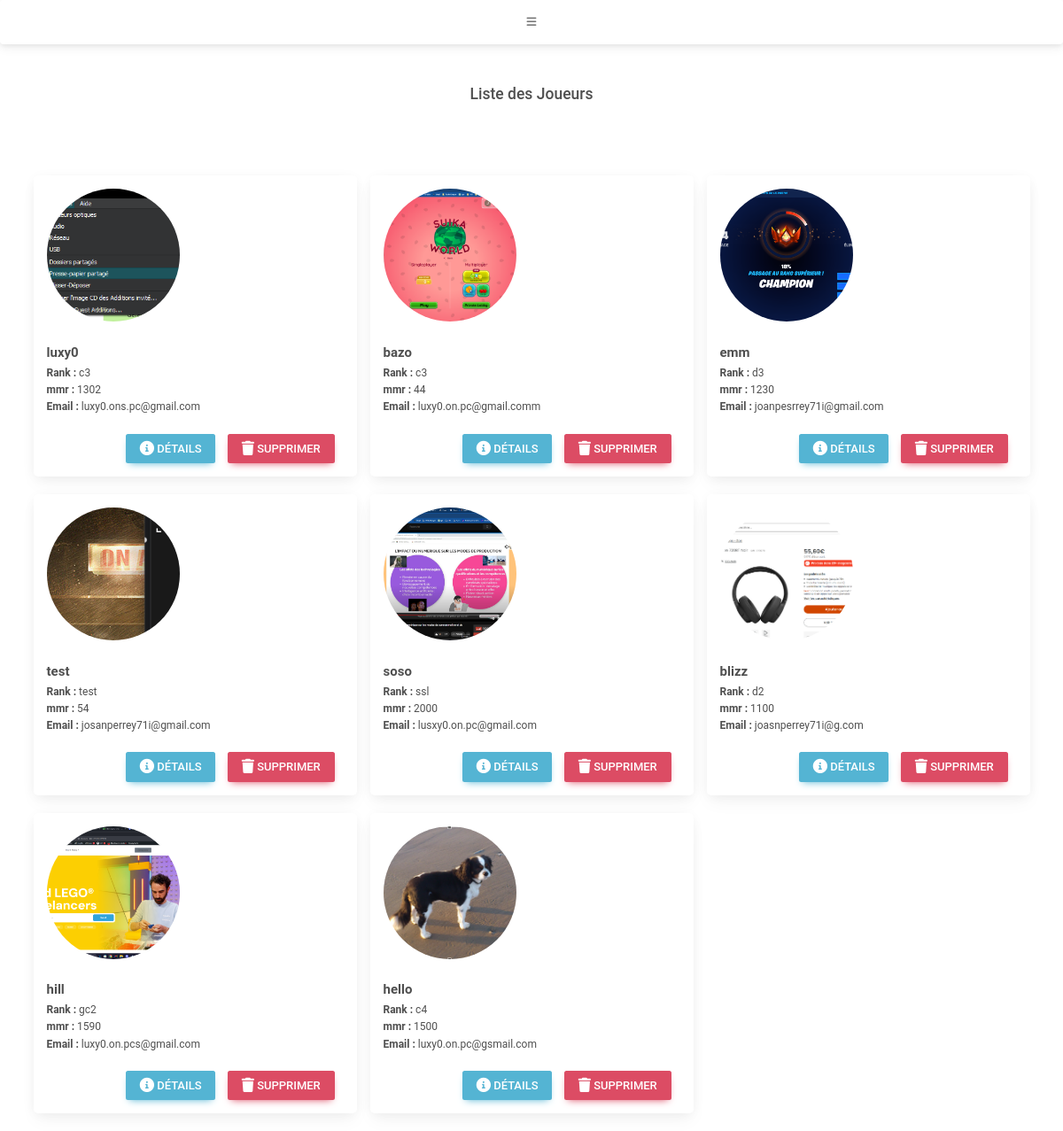
/MVC_Advanced_Perso/index.php, run on the app's committed database.
### tables this page shows
CREATE TABLE IF NOT EXISTS `joueur` (
  `idjoueur` int NOT NULL AUTO_INCREMENT,
  `pseudo` varchar(64) NOT NULL,
  `rankrl` varchar(64) NOT NULL,
  `mmr` int NOT NULL,
  `email` varchar(128) NOT NULL,
  `photo` varchar(255) DEFAULT NULL,
  PRIMARY KEY (`idjoueur`),
  KEY `email` (`email`)
);

### MVC_Advanced_Perso/model/Joueur.php (called while the page is built, shortened)
<?php
    class Joueur{
        private $table='Joueur';
        private $connexion;
        public function __construct($connexion) {
            $this->connexion= $connexion;
        }
        public function getAll(){
            $query = $this->connexion->prepare("SELECT idjoueur,pseudo,rankrl,mmr,email,photo FROM ".$this->table);
            $query->execute();
            $result = $query->fetchAll();
            return $result;
        }
    }

### MVC_Advanced_Perso/core/connecteur.php (called while the page is built, shortened)
<?php
    class Connecteur{
            private $driver;
            private $host, $user, $pass, $database, $charset;
            public function __construct(){
                $this->driver=DB_DRIVER;
                $this->host=DB_HOST;
                $this->user=DB_USER;
                $this->pass=DB_PASS;
                $this->database=DB_DATABASE;
                $this->charset=DB_CHARSET;
            }
            public function connexion(){
                $bdd = $this->driver . ':host=' . $this->host . ';dbname=' .
                    $this->database . ';charset=' . $this->charset;
                try{
                    $connection = new PDO($bdd, $this->user, $this->pass);
                    $connection->setAttribute(PDO::ATTR_ERRMODE, PDO::ERRMODE_EXCEPTION);
                    return $connection;
                }catch (PDOException $e){
                    throw new Exception('Probleme de connexion à la base
                        de donnée. Merci de prévenir votre administrateur');
                }
            }
    }
?>

### MVC_Advanced_Perso/view/indexView.php (the view, shortened to what this page needs)
<!DOCTYPE html>
<html lang="fr">
<head>
    <link href="//maxcdn.bootstrapcdn.com/bootstrap/3.2.0/css/bootstrap.min.css" rel="stylesheet" type="text/css" />
    <link rel="stylesheet" href="https://cdnjs.cloudflare.com/ajax/libs/font-awesome/6.0.0-beta3/css/all.min.css">
</head>
<body>
    <?php include 'composantView/navBar.php'; ?>
    <div class="container">
        <h3 class="text-center">Liste des Joueurs</h3> <br> <br> <br>
        <div class="row">
            <?php foreach($data["joueurs"] as $joueur) { ?>
                <div class="col-lg-4 col-md-6">
                    <div class="card">
                        <div class="card-body">
                            <img src="<?php echo $joueur["photo"]; ?>" alt="Photo de profil" class="photo-profil"><br> <br>
                            <h5 class="card-title"><strong><?php echo $joueur["pseudo"]; ?></strong></h5>
                            <p class="joueur-info">
                                <strong>Rank :</strong> <?php echo $joueur["rankrl"]; ?><br>
                                <strong>mmr :</strong> <?php echo $joueur["mmr"]; ?><br>
                                <strong>Email :</strong> <?php echo $joueur["email"]; ?>
                            </p>
                            <div class="text-right">
                                <a href="index.php?controller=joueurs&action=detail&id=<?php echo $joueur['idjoueur']; ?>" class="btn btn-info">
                                    <i class="fa-solid fa-circle-info fa-lg"></i> Détails
                                </a>
                                <form action="index.php?controller=joueurs&action=delete" method="post" style="display:inline;">
                                    <button type="submit" class="btn btn-danger"
                                            onclick="return confirm('Êtes-vous sûr de vouloir supprimer ce joueur ?');">
                                        <i class="fa-solid fa-trash fa-lg"></i> Supprimer
                                    </button>
                                </form>
                            </div>
                        </div>
                    </div>
                </div>
            <?php } ?>
        </div>
    </div>
</body>
</html>

### MVC_Advanced_Perso/index.php (shortened to what this page needs)
<?php
    if (isset($_GET["controller"])){
        $controllerObj = loadController($_GET["controller"]);
        loadAction($controllerObj);
    }else{
        $controllerObj=loadController(CONTROLLER_DEFAULT);
        loadAction($controllerObj);
    }
    function loadController($controller){
        switch($controller){
            default:
                $controllerObj = new JoueursController();
            break;
        }
        return $controllerObj;
    }
    function loadAction($controllerObj){
        if(isset($_GET["action"])){
            $controllerObj->run($_GET["action"]);
        }else{
            $controllerObj->run(ACTION_DEFAULT);
        }
    }
?>

### MVC_Advanced_Perso/controller/JoueurController.php (shortened to what this page needs)
<?php
class Joueurscontroller{
    private $connexion;
    public function __construct(){
        require_once __DIR__ ."/../core/connecteur.php";
        require_once __DIR__ ."/../model/joueur.php";
        $this->connecteur = new Connecteur();
        $this->connexion=$this->connecteur->connexion();
    }
    public function run($action){
        switch($action){
            case "index" :
                $this->index();
                break;
        }
    }
    public function index(){
        $Joueur = new Joueur($this->connexion);
        $listeJoueurs = $Joueur->getAll();
        $this->view("index", array("joueurs"=>$listeJoueurs, "titre"=> "PHP MVC"));
    }
    function view($name,$data){
        require_once __DIR__ . "/../view/". $name . "View.php";
    }
}

### MVC_Advanced_Perso/view/composantView/navBar.php (shortened to what this page needs)
<!DOCTYPE html>
<html lang="fr">
<head>
    <link href="https://cdnjs.cloudflare.com/ajax/libs/mdb-ui-kit/6.3.0/mdb.min.css" rel="stylesheet">
    <link rel="stylesheet" href="https://cdnjs.cloudflare.com/ajax/libs/font-awesome/6.0.0-beta3/css/all.min.css">
</head>
<body>
<nav class="navbar bg-body-tertiary">
  <div class="container-fluid">
    <button class="navbar-toggler" type="button" data-mdb-toggle="collapse"
      data-mdb-target="#navbarToggleExternalContent2" aria-controls="navbarToggleExternalContent2"
      aria-expanded="false" aria-label="Toggle navigation">
      <i class="fas fa-bars"></i>
    </button>
  </div>
</nav>
<br>
</body>
</html>

### MVC_Advanced_Perso/view/indexView.php (style rules this page uses)
.card { margin-bottom: 20px; }
.joueur-info { font-size: 1.2rem; }
.card-title { font-size: 1.5rem; }
.btn { margin-top: 10px; }
.photo-profil { width: 150px; height: 150px; border-radius: 50%; object-fit: cover; }
.btn-info { font-size: 13px !important; padding: 7px 10px !important; width: 30% !important; display: inline-block; margin-right: 10px; }
.btn-danger { font-size: 13px !important; padding: 7px 10px !important; width: 36% !important; display: inline-block; margin-right: 10px; }

### MVC_Advanced_Perso/view/composantView/navBar.php (style rules this page uses)
body { font-size: 16px; }

### data on the page
joueur: photo (picture), pseudo "luxy0", rankrl "c3", mmr "1302", email "luxy0.ons.pc@gmail.com"
joueur: photo (picture), pseudo "bazo", rankrl "c3", mmr "44", email "luxy0.on.pc@gmail.comm"
joueur: photo (picture), pseudo "emm", rankrl "d3", mmr "1230", email "joanpesrrey71i@gmail.com"
joueur: photo (picture), pseudo "test", rankrl "test", mmr "54", email "josanperrey71i@gmail.com"
joueur: photo (picture), pseudo "soso", rankrl "ssl", mmr "2000", email "lusxy0.on.pc@gmail.com"
joueur: photo (picture), pseudo "blizz", rankrl "d2", mmr "1100", email "joasnperrey71i@g.com"
joueur: photo (picture), pseudo "hill", rankrl "gc2", mmr "1590", email "luxy0.on.pcs@gmail.com"
joueur: photo (picture), pseudo "hello", rankrl "c4", mmr "1500", email "luxy0.on.pc@gsmail.com"
